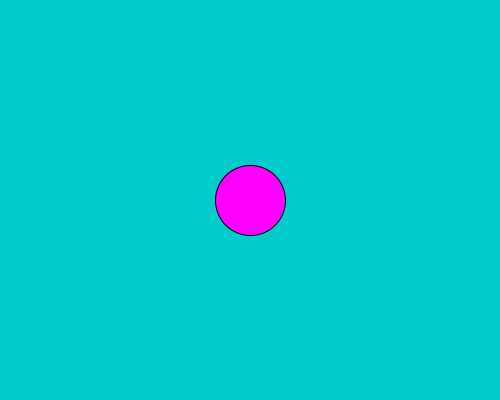
Frame 1 (no input)
Frame 60 (the mouse pressed at the canvas centre just before this capture): identical to frame 1, image omitted
Frame 120 (the mouse held since frame 60 and released just before this capture): identical to frame 1, image omitted

The Processing sketch that drew this single still picture (run headless with seeded random() and noise(); from frame 60 on, the mouse is pressed at the canvas centre):

// Processing sketch: sketch_220613a_k2_3
// ── sketch_220613a_k2_3.pde
float x;
float y;
int rad = 35;
void setup() {
  size (500, 400);
  x = width/2;
  y = height/2;
}
void draw() {
  background(0, 204, 204);
  fill(255, 0, 255);
  ellipse(x, y, 2*rad, 2*rad);
}
void keyPressed() {
    if      (keyCode == UP    && y-rad >= 0     )  y --;
    else if (keyCode == DOWN  && y+rad <= height)  y ++;
    else if (keyCode == LEFT  && x-rad >= 0     )  x --;
    else if (keyCode == RIGHT && x+rad <= width )  x ++;
}
